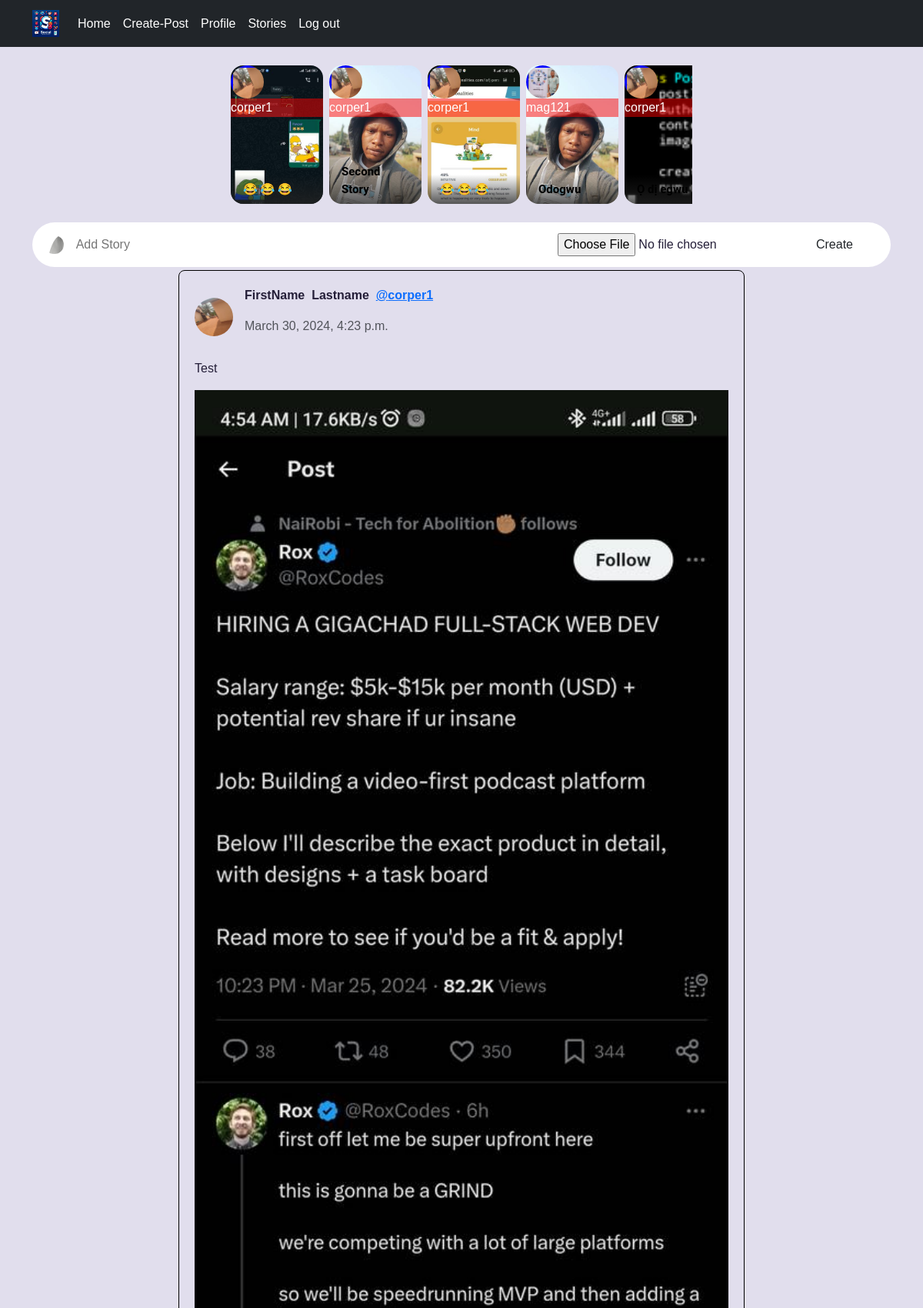
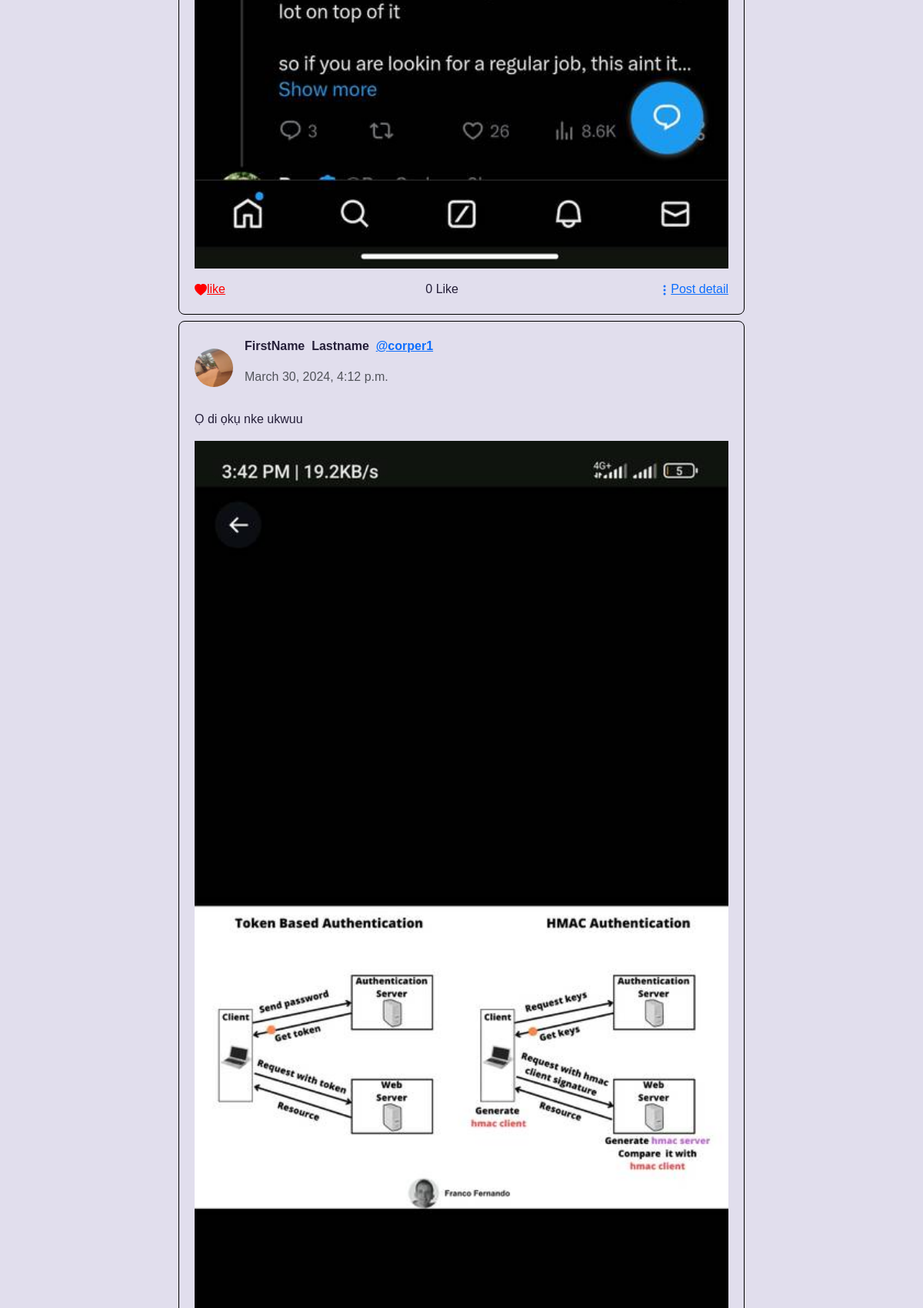
The app's page / (signed in, upper part) with its own data (2 pictures, top to bottom).
### thread/models.py (models this page shows, shortened)
class Story(models.Model):
    author = models.ForeignKey(Profile, on_delete=models.CASCADE)
    caption = models.CharField(blank=True, max_length=250)
    image = ResizedImageField(blank=False,size=[400,800], quality=70, upload_to='stories')
    created_at = models.DateTimeField(auto_now_add=True)

class Profile(models.Model):
    user = models.OneToOneField(User, on_delete=models.CASCADE)
    id_user = models.IntegerField(primary_key=True)
    first_name = models.CharField(max_length=150, blank=True)
    last_name = models.CharField(max_length=150, blank=True)
    bio = models.TextField(max_length=1000, blank=True)
    profile_pics = ResizedImageField(quality=70,
                                     upload_to='profile_images',
                                     default='anon.png')
    github_url = models.URLField(validators=[URLValidator()], max_length=300, blank=True)
    linkedin_url = models.URLField(validators=[URLValidator()], max_length=300, blank=True)
    USERNAME_FIELD = 'user.username'

class PostModel(models.Model):
    postID = models.AutoField(primary_key=True)
    author = models.ForeignKey(Profile, on_delete=models.CASCADE)
    content = models.TextField(max_length=300)
    image = ResizedImageField(blank=True,quality=70,
                              upload_to='profile_posts')
    created_at = models.DateTimeField(auto_now=True)
    num_of_likes = models.IntegerField(default=0)
    num_of_comments = models.IntegerField(default=0)

### thread/views.py (the view)
# urls.py: 2. Add a URL to urlpatterns:  path('', views.home, name='home')
def home(request):
    if request.user.is_authenticated:
        username = request.user.username
        all_post = PostModel.objects.all()
        likes = LikePost.objects.filter(username=username)
        stories = Story.objects.all()
        form = StoryForm()
        context = {
            "all_post": all_post,
            "likes": likes,
            "stories": stories,
            "form": form,
            }
        return render(request, 'home.html', context)
    else:
        return redirect('login_user')

### thread/forms.py
class StoryForm(forms.ModelForm):
    caption = forms.CharField(required=False, widget=forms.widgets.TextInput(attrs={"id":"create-post", "placeholder":"Add Story", "class":"image_file"}), label="")
    image = forms.FileField(required=True, widget=forms.widgets.FileInput(attrs={"id":"image"}), label="for-image")
    class Meta:
        model = Story
        exclude = ('author', 'created_at')

### thread/templates/home.html (shortened to what this page needs)
{% extends 'base.html' %}
{% load static %}
{% block content %}
<link rel="stylesheet" href="{% static 'styles/index.css' %}">
<link rel="stylesheet" href="{% static 'styles/stories.css' %}">
{% if user.is_authenticated %}
<div class="container" style="margin-bottom:0px;">
    <div class="stories-container">
        <div class="content">
            <div class="stories">
                {% if stories %}
                {% for story in stories reversed %}
                {% if story.image %}
                <div class="story" style="background: url('{{ story.image.url }}'); background-size: cover;background-repeat: no-repeat; background-position: center cover;">
                    <div class="profile-pic">
                        <img src="{{ story.author.profile_pics.url }}" alt="">
                    </div>
                    <p class="name" style="background-color: rgba(255, 0, 0, 0.5);color:white;">
                        {{ story.author.user.username }}
                    </p>
                    <div class="author" style="color:black; font:bold;">
                        {{ story.caption }}
                    </div>
                </div>
                {% endif %}
                {% endfor %}
                {% endif %}
            </div>
        </div>
    </div>
    <div class="middle" style="margin-top:1px;">
        <form class="create-post" method="post" action="{% url 'story' %}" enctype="multipart/form-data">
            <div class="profile-pic">
                <img class="profile-pic" src="{{ user.profile.profile_pics.url }}" width="150" height="150" alt="">
            </div>
            {{ form.caption }}
            {{ form.image }}
            <input type="submit" value="Create" class="btn">
        </form>
    </div>
    {% if all_post %}
    {% for post in all_post reversed %}
    <div class="row" style="margin-top:4px;">
        <div class="col-lg-8 mx-auto">
            <div class="post-container" style="border: 1px solid black; margin-bottom: 4px;">
                <div class="post-header">
                    <img src="{{ post.author.profile_pics.url }}" alt="Avatar" class="post-avatar">
                    <div>
                        <p class="post-username">
                            {{ post.author.first_name }} &nbsp;{{ post.author.last_name }} &nbsp;<a href="{% url 'profile' post.author.user.username %}">@{{ post.author.user.username }}</a>
                        </p>
                        <p class="text-muted">
                            {{ post.created_at }}
                        </p>
                    </div>
                </div>
                <div class="post-content">
                    <p>
                        {{ post.content }}
                    </p>
                    {% if post.image %}
                    <img src="{{ post.image.url }}" alt="Image" class="img-fluid" style="max-width: 100%;">
                    {% endif %}
                </div>
                <div class="post-actions">
                    <a style="color:red;" href="{% url 'like_post' post.postID %}">
                        <svg xmlns="http://www.w3.org/2000/svg" width="16" height="16" fill="currentColor" class="bi bi-heart-fill" viewBox="0 0 16 16">
                            <path fill-rule="evenodd" d="M8 1.314C12.438-3.248 23.534 4.735 8 15-7.534 4.736 3.562-3.248 8 1.314" />
                        </svg>like
                    </a>
                    {% if post.num_of_likes < 2 %}
                        {{ post.num_of_likes }} Like
                        {% else %}
                        {{ post.num_of_likes }} Likes
                        {% endif %}
                        <a href="{% url 'post_view' post.postID %}">
                            <svg xmlns="http://www.w3.org/2000/svg" width="16" height="16" fill="currentColor" class="bi bi-three-dots-vertical" viewBox="0 0 16 16">
                                <path d="M9.5 13a1.5 1.5 0 1 1-3 0 1.5 1.5 0 0 1 3 0m0-5a1.5 1.5 0 1 1-3 0 1.5 1.5 0 0 1 3 0m0-5a1.5 1.5 0 1 1-3 0 1.5 1.5 0 0 1 3 0" />
                            </svg>Post detail</a>
                    </div>
                </div>
            </div>
        </div>
        {% endfor %}
        {% endif %}
    </div>
    {% endif %}
    {% endblock %}

### thread/static/styles/index.css (style rules this page uses)
:root { --border-radius: 2rem; --card-border-radius: 1rem; --btn-padding: 0.6rem 2rem; --search-padding: 0.6rem 1rem; --card-padding: 1rem; --color-white: hsl(252, 30%, 100%); --color-gray: hsl(252, 15%, 65%); --color-light:hsl(252, 30%, 90%); --color-dark: hsl(252, 30%, 17%); --color-primary: hsl(252, 75%, 60%); --color-success: hsl(120, 95%, 60%); --color-danger: hsl(0, 95%, 65%); --color-black: hsl(252, 30%, 10%); --sticky-top-left: 5.4rem; --sticky-top-right: -18rem; }
*,*::before,*::after { margin: 0; padding: 0; box-sizing: border-box; text-decoration: none; list-style: none; border: 0; }
body { font-family: 'Poppins', sans-serif; color: var(--color-dark); background: var(--color-light); overflow-x: hidden; }
.container { width: 80%; margin: 0 auto; }
.profile-pic { width: 2.7rem; aspect-ratio: 1/1; border-radius: 50%; overflow: hidden; }
img { display: block; width: 100%; }
.btn { display: inline-block; padding: var(--btn-padding); font-weight: 500; border-radius: var(--border-radius); cursor: pointer; transition: all 300ms ease; }
.text-muted { color: var(--color-gray) }
.middle .create-post { width: 100%; display: flex; align-items: center; justify-content: space-between; margin-top: 1rem; background: var(--color-white); padding: 0.4rem var(--card-padding); border-radius: var(--border-radius); }
.middle .create-post input[type="text"] { justify-self: start; width: 100%; padding-left: 1rem; background: transparent; color: var(--color-dark); margin-right: 1rem; }
@media screen and (max-width:1200px) { .container { width: 96%; } }

### thread/static/styles/stories.css (style rules this page uses)
.stories-container { max-width: 600px; margin: 24px auto; position: relative; }
.stories-container .story { height: 180px; width: 120px; flex-shrink: 0; border-radius: 16px; overflow: hidden; position: relative; }
.stories-container .story img { width: 100%; height: 100%; object-fit: cover; }
.stories-container .stories { display: flex; gap: 8px; }
.stories-container .content { overflow-x: scroll; scrollbar-width: none; scroll-behavior: smooth; }
.stories-container .profile-pic img { width: 3rem; height: 3rem; align-self: start; border: 3px solid blue; }
.stories-container .author { position: absolute; bottom: 0; left: 0; right: 0; padding: 8px 16px; font-size: 15px; font-family: "Roboto", sans-serif; font-weight: bold; color: #fff; background: linear-gradient(transparent, #222 130%); }

### thread/templates/base.html (style rules this page uses)
.post-container { border: 1px solid #ddd; border-radius: 8px; margin-bottom: 20px; padding: 20px; }
.post-header { display: flex; align-items: center; margin-bottom: 15px; }
.post-avatar { width: 50px; height: 50px; border-radius: 50%; margin-right: 15px; }
.post-username { font-weight: bold; }
.post-content { margin-bottom: 15px; }
.post-actions { display: flex; align-items: center; justify-content: space-between; }

### records on screen
Story: image (picture), author.profile_pics (picture), author.user.username "corper1", caption "😂 😂 😂"
Story: image (picture), author.profile_pics (picture), author.user.username "corper1", caption "Second Story"
Story: image (picture), author.profile_pics (picture), author.user.username "corper1", caption "😂 😂 😂"
Story: image (picture), author.profile_pics (picture), author.user.username "mag121", caption "Odogwu"
Story: image (picture), author.profile_pics (picture), author.user.username "corper1", caption "Ọ dị egwu"
PostModel: author.profile_pics (picture), author.first_name "FirstName", author.last_name "Lastname", author.user.username "corper1", created_at "March 30, 2024, 4:23 p.m.", content "Test", image (picture), num_of_likes "0"
PostModel: author.profile_pics (picture), author.first_name "FirstName", author.last_name "Lastname", author.user.username "corper1", created_at "March 30, 2024, 4:12 p.m.", content "Ọ di ọkụ nke ukwuu", image (picture)
